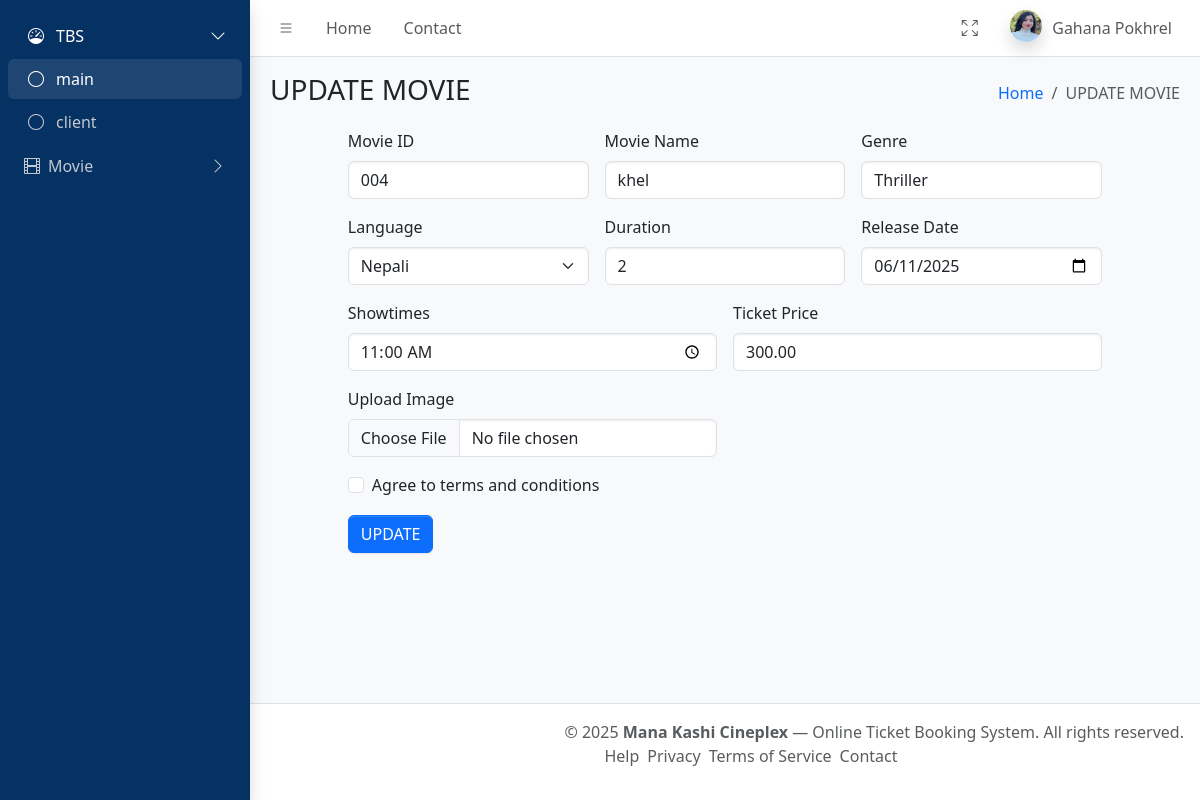
/customer/update_movie/33/, run on the app's committed database.
### customer/models.py (models this page shows, shortened)
class Movie(models.Model):
    LANGUAGE_CHOICES=[
         ('Hindi','Hindi'),
        ('Nepali','Nepali'),
        ('English','English'),
        ]
    movie_id= models.CharField(max_length=10,null=True)
    movie_name = models.CharField(max_length=100)
    image=models.ImageField(upload_to='image/', null=True,  blank=True)
    genre = models.CharField(max_length=50)
    language = models.CharField(max_length=15,choices= LANGUAGE_CHOICES)
    duration=models.CharField(max_length=100)
    release_date = models.DateField()
    showtimes = models.TimeField()
    ticket_price = models.DecimalField(max_digits=6, decimal_places=2, default=100.0)
    created_at = models.DateTimeField(auto_now=True, editable=False)
    updated_at = models.DateTimeField(auto_now=True)

### customer/views.py (the view, shortened to what this page needs)
# urls.py: path('update_movie/<int:id>/', views.update_movie, name='update_movie'),
def update_movie(request, id):
    movie_info = get_object_or_404(Movie, id=id)
    if request.method == 'GET':
        new_form = MovieForm(instance=movie_info)
        return render(request, 'movie/update_movie.html', context={'form': new_form, 'id': id})
    return HttpResponse(status=405)

### customer/form.py (shortened to what this page needs)
class MovieForm(forms.ModelForm):
    class Meta:
        model=Movie
        fields='__all__'
        widgets={
            'movie_id':forms.NumberInput(attrs={'class':'form-control','id':'validationCustom01'}),
            'movie_name':forms.TextInput(attrs={'class': 'form-control','id':'validationCustom01'}),
            'image':forms.FileInput(attrs={'type':'file','class':'form-control','accept':'*.jpg, *.png,*.jpeg', 'id':'validationCustom03'}),
            'genre':forms.TextInput(attrs={'class':'form-control','id':'validationCustom02'}),
            'language':forms.Select(attrs={'class':'form-select','id':'validationCustom04'}),
            'duration':forms.TextInput(attrs={'class':'form-control','id':'validationCustom03'}),
            'release_date':forms.DateInput(attrs= {'type':'date','class':'form-control','id':'validationCustom04'}) ,
            'showtimes':forms.TimeInput(attrs={'type':'time','class':'form-control','id':'validationCustom05'}),
            'ticket_price':forms.NumberInput(attrs={'class':'form-control','id':'validationCustom05'}),
            }

### templates/movie/update_movie.html (shortened to what this page needs)
{% extends 'base.html' %}
{% block body %}
<main class="app-main">
  <div class="app-content-header">
    <div class="container-fluid">
      <div class="row">
        <div class="col-sm-6">
          <h3 class="mb-0">UPDATE MOVIE</h3>
        </div>
        <div class="col-sm-6">
          <ol class="breadcrumb float-sm-end">
            <li class="breadcrumb-item"><a href="#">Home</a></li>
            <li class="breadcrumb-item active" aria-current="page">UPDATE MOVIE</li>
          </ol>
        </div>
      </div>
    </div>
  </div>
  <div class="app-content">
    <div class="container-fluid">
      <div class="row">
        <div class="col-md-1"></div>
        <div class="col-md-10">
          <form class="row g-3 needs-validation" method="POST" action="{% url 'update_movie' id%}" enctype="multipart/form-data" novalidate>
            <div class="col-md-4">
              <label class="form-label">Movie ID</label>
              {{ form.movie_id }}
            </div>
            <div class="col-md-4">
              <label class="form-label">Movie Name</label>
              {{ form.movie_name }}
            </div>
            <div class="col-md-4">
              <label class="form-label">Genre</label>
              {{ form.genre }}
            </div>
            <div class="col-md-4">
              <label class="form-label">Language</label>
              {{ form.language }}
            </div>
            <div class="col-md-4">
              <label class="form-label">Duration</label>
              {{ form.duration }}
            </div>
            <div class="col-md-4">
              <label class="form-label">Release Date</label>
              {{ form.release_date }}
            </div>
            <div class="col-md-6">
              <label class="form-label">Showtimes</label>
              {{ form.showtimes }}
            </div>
            <div class="col-md-6">
              <label class="form-label">Ticket Price</label>
              {{ form.ticket_price }}
            </div>
            <div class="col-md-6">
              <label class="form-label">Upload Image</label>
              {{ form.image }}
            </div>
            <div class="col-12">
              <div class="form-check">
                <input class="form-check-input" type="checkbox" required>
                <label class="form-check-label">Agree to terms and conditions</label>
              </div>
            </div>
            <div class="col-12">
              <button class="btn btn-primary" type="submit">UPDATE</button>
            </div>
          </form>
        </div>
        <div class="col-md-1"></div>
      </div>
    </div>
  </div>
</main>
{% endblock %}

### data on the page
Movie: movie_id "004", movie_name "khel", genre "Thriller", language "Nepali", duration "2", release_date "06/11/2025", showtimes "11:00:00", ticket_price "300.00"
